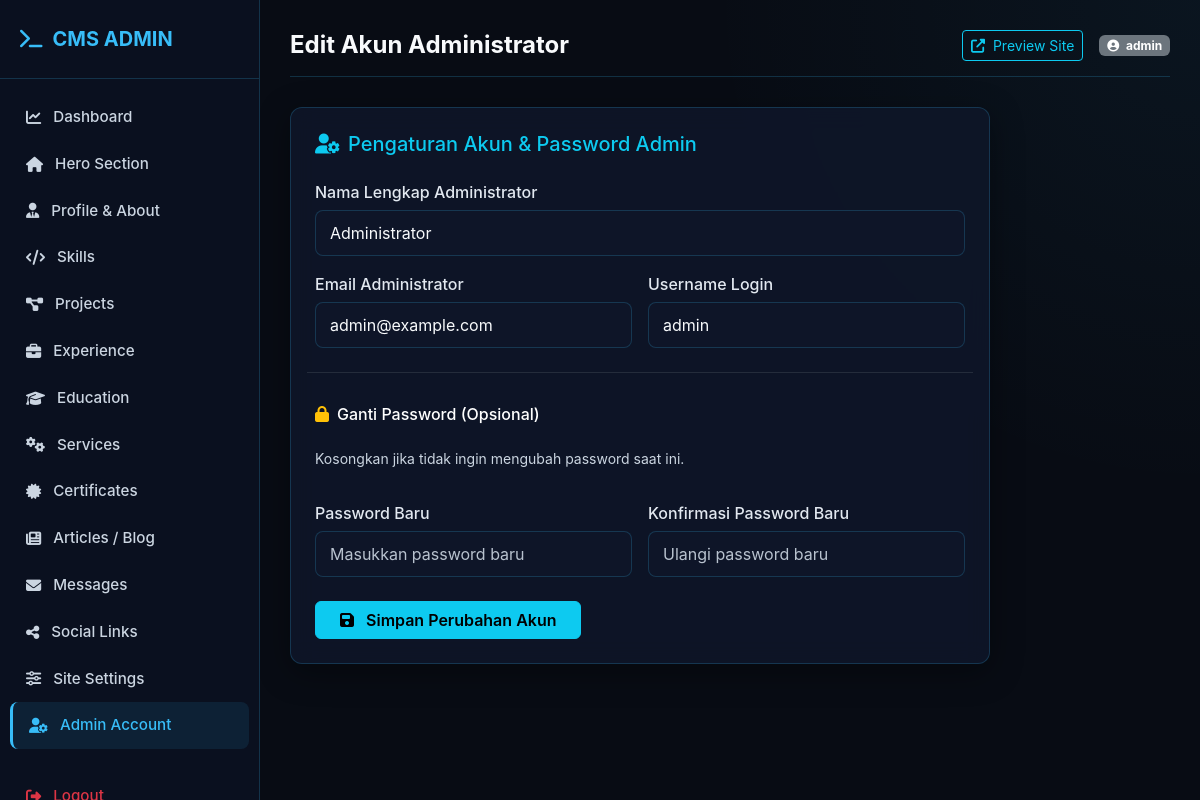
The app's page /admin/modules/account.php (signed in) with its own data.
### tables this page shows
CREATE TABLE IF NOT EXISTS `users` (
  `id` INT AUTO_INCREMENT PRIMARY KEY,
  `username` VARCHAR(50) NOT NULL UNIQUE,
  `password` VARCHAR(255) NOT NULL,
  `email` VARCHAR(100) NOT NULL,
  `full_name` VARCHAR(100) NOT NULL,
  `role` ENUM('admin', 'user') DEFAULT 'admin',
  `created_at` TIMESTAMP DEFAULT CURRENT_TIMESTAMP,
  `updated_at` TIMESTAMP DEFAULT CURRENT_TIMESTAMP ON UPDATE CURRENT_TIMESTAMP
);

### config/database.php (called while the page is built, shortened)
<?php
class Database {
    private static $instance = null;
    private $conn;
    private function __construct() {
        try {
            $dsn = "mysql:host=" . DB_HOST . ";dbname=" . DB_NAME . ";charset=" . DB_CHARSET;
            $options = [
                PDO::ATTR_ERRMODE => PDO::ERRMODE_EXCEPTION,
                PDO::ATTR_DEFAULT_FETCH_MODE => PDO::FETCH_ASSOC,
                PDO::ATTR_EMULATE_PREPARES => false,
            ];
            $this->conn = new PDO($dsn, DB_USER, DB_PASS, $options);
        } catch (PDOException $e) {
            die("Database Connection Error: " . $e->getMessage());
        }
    }
    public static function getInstance() {
        if (!self::$instance) {
            self::$instance = new Database();
        }
        return self::$instance;
    }
    public function getConnection() {
        return $this->conn;
    }
}
function db() {
    return Database::getInstance()->getConnection();
}

### config/helper.php (called while the page is built, shortened)
<?php
function sanitize($data) {
    return htmlspecialchars(trim((string)$data), ENT_QUOTES, 'UTF-8');
}

### admin/modules/account.php (the view, shortened to what this page needs)
<?php
require_once __DIR__ . '/../../config/database.php';
require_once __DIR__ . '/../../config/helper.php';
$user_id = $_SESSION['user_id'] ?? 1;
require_once __DIR__ . '/../includes/header.php';
$stmt = db()->prepare("SELECT * FROM users WHERE id = ?");
$stmt->execute([$user_id]);
$admin = $stmt->fetch();
?>
<div class="glass-card p-4" style="max-width: 700px;">
    <h5 class="text-info mb-4"><i class="fas fa-user-cog me-2"></i>Pengaturan Akun & Password Admin</h5>
    <form action="" method="POST">
        <div class="row g-3">
            <div class="col-12">
                <label class="form-label">Nama Lengkap Administrator</label>
                <input type="text" name="full_name" class="form-control" value="<?= sanitize($admin['full_name'] ?? '') ?>" required>
            </div>
            <div class="col-md-6">
                <label class="form-label">Email Administrator</label>
                <input type="email" name="email" class="form-control" value="<?= sanitize($admin['email'] ?? '') ?>" required>
            </div>
            <div class="col-md-6">
                <label class="form-label">Username Login</label>
                <input type="text" name="username" class="form-control" value="<?= sanitize($admin['username'] ?? '') ?>" required>
            </div>
            <hr class="border-secondary mt-4">
            <h6 class="text-white mb-2"><i class="fas fa-lock me-2 text-warning"></i>Ganti Password (Opsional)</h6>
            <small class="text-muted mb-3 d-block">Kosongkan jika tidak ingin mengubah password saat ini.</small>
            <div class="col-md-6">
                <label class="form-label">Password Baru</label>
                <input type="password" name="new_password" class="form-control" placeholder="Masukkan password baru">
            </div>
            <div class="col-md-6">
                <label class="form-label">Konfirmasi Password Baru</label>
                <input type="password" name="confirm_password" class="form-control" placeholder="Ulangi password baru">
            </div>
        </div>
        <div class="mt-4">
            <button type="submit" class="btn btn-info px-4 fw-semibold"><i class="fas fa-save me-2"></i> Simpan Perubahan Akun</button>
        </div>
    </form>
</div>
<?php require_once __DIR__ . '/../includes/footer.php'; ?>

### assets/css/admin.css (style rules this page uses)
:root { --bg-dark: #080c14; --bg-card: rgba(15, 23, 42, 0.85); --border-color: rgba(56, 189, 248, 0.2); --border-hover: rgba(56, 189, 248, 0.5); --primary: #38bdf8; --primary-glow: rgba(56, 189, 248, 0.3); --accent: #818cf8; --text-main: #f8fafc; --text-muted: #cbd5e1; --sidebar-width: 260px; }
body.admin-body { background-color: var(--bg-dark); color: var(--text-main); font-family: 'Inter', system-ui, -apple-system, sans-serif; margin: 0; padding: 0; }
.glass-card { background: var(--bg-card); backdrop-filter: blur(12px); -webkit-backdrop-filter: blur(12px); border: 1px solid var(--border-color); border-radius: 12px; box-shadow: 0 8px 32px 0 rgba(0, 0, 0, 0.37); transition: all 0.3s ease; }
.form-control, .form-select { background: rgba(15, 23, 42, 0.8) !important; border: 1px solid var(--border-color) !important; color: var(--text-main) !important; border-radius: 8px !important; padding: 10px 14px !important; }
input.form-control::placeholder, textarea.form-control::placeholder, .form-control::placeholder, input::placeholder, textarea::placeholder { color: #cbd5e1 !important; opacity: 0.9 !important; }
.form-label { color: #e2e8f0; font-weight: 500; margin-bottom: 6px; }
.text-muted, small.text-muted { color: #cbd5e1 !important; }

### records on screen
users: full_name "Administrator", email "admin@example.com", username "admin"

### other values on screen
$page_title "Edit Akun Administrator"
$_SESSION['username'] "admin"
